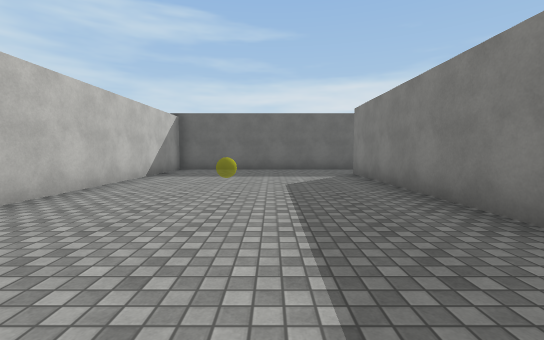
View 1 (above)

23 first-person views from a walk through a Unity game level. The camera is 1.3 m above the floor, tilts 4° down and sees 90° across. The floor is counted in squares, 2 m on a side. Each view is taken from the middle of a square. On the plan, view 1 faces up. The plan holds only what a view shows up to about 9 squares ahead; the rest is blank. The player character is not drawn. Door leaves are left out, so doorways stand open. Surface patterns are stand-ins for the level's own textures.

View 2
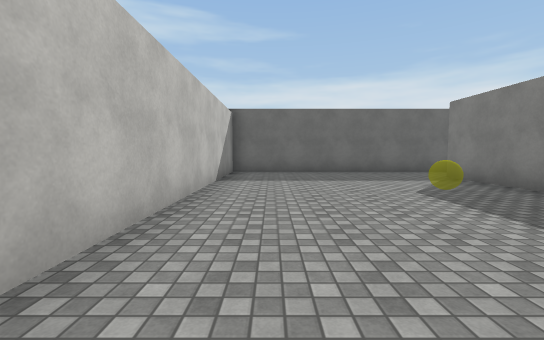

View 3
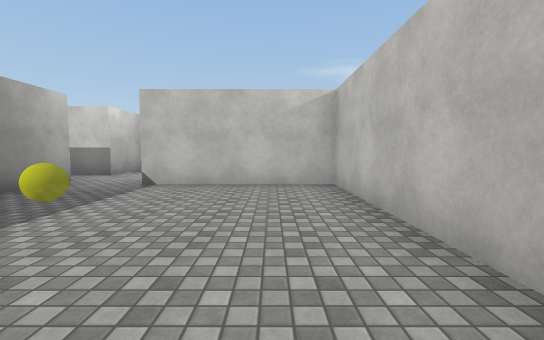

View 4
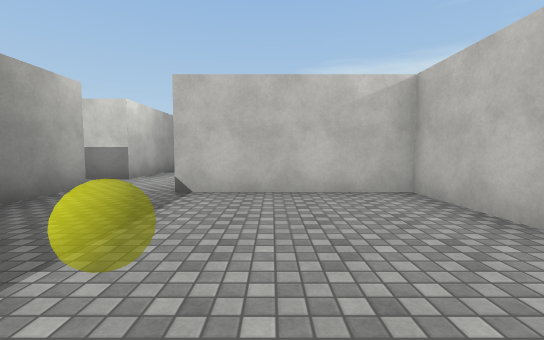

View 5
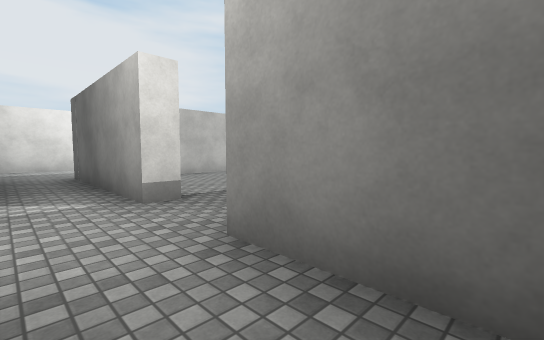

View 6
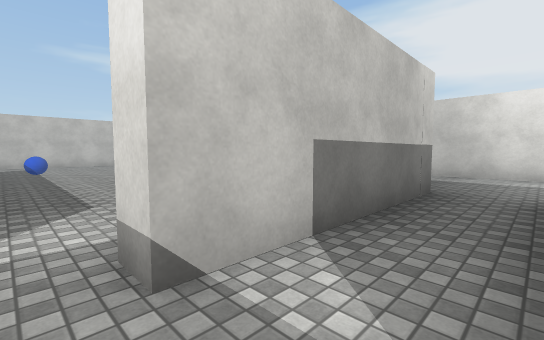

View 7
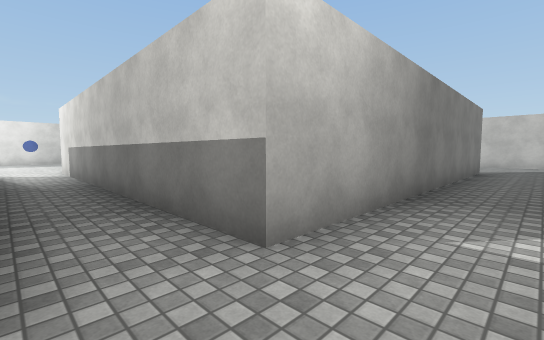

View 8
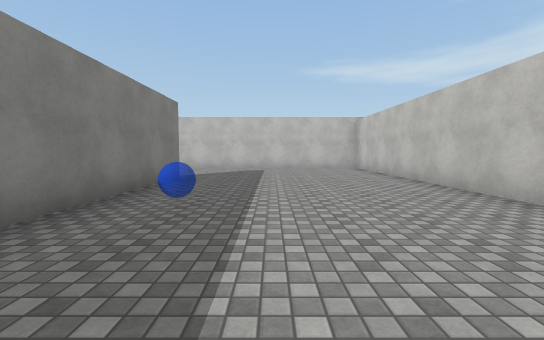

View 9
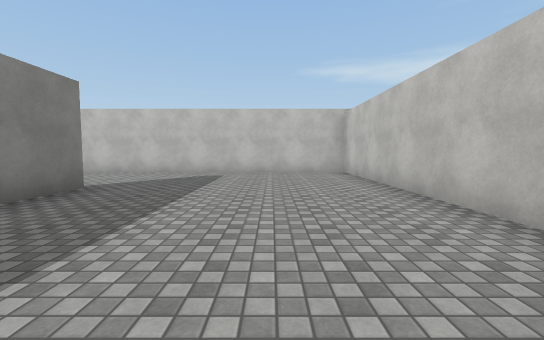

View 10
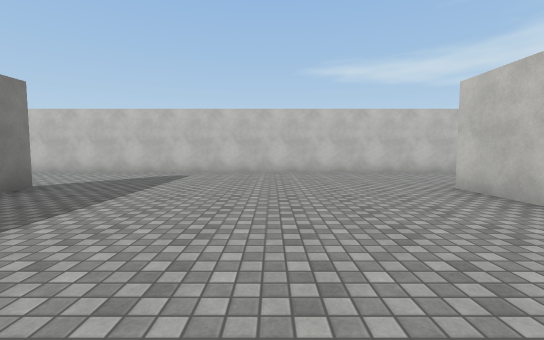

View 11
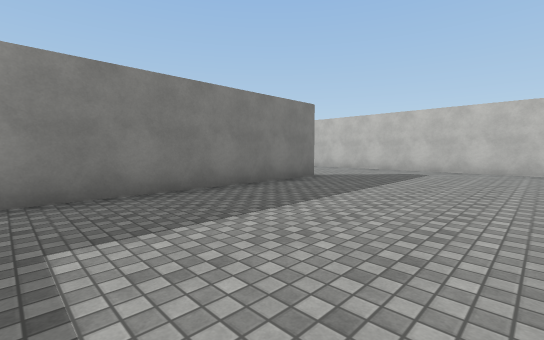

View 12
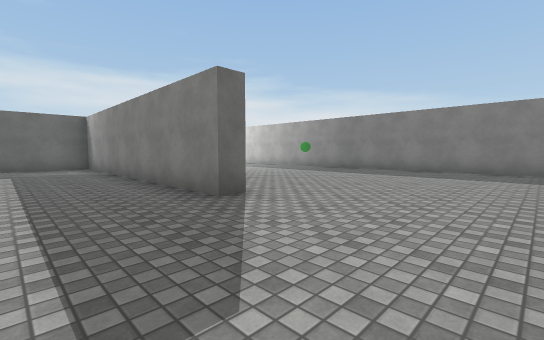

View 13
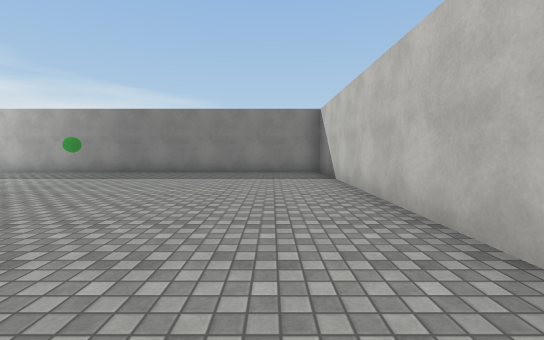

View 14
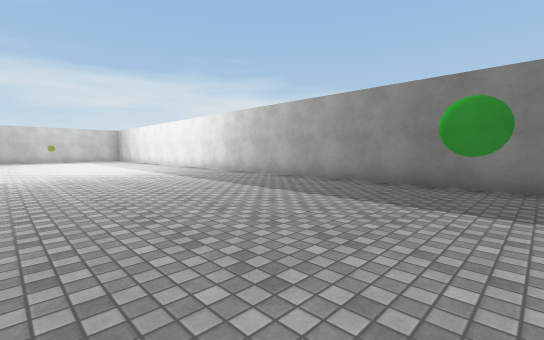

View 15
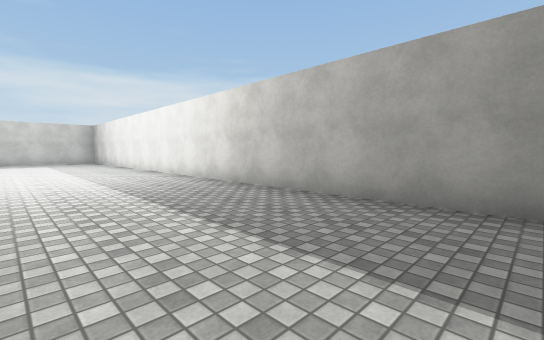

View 16
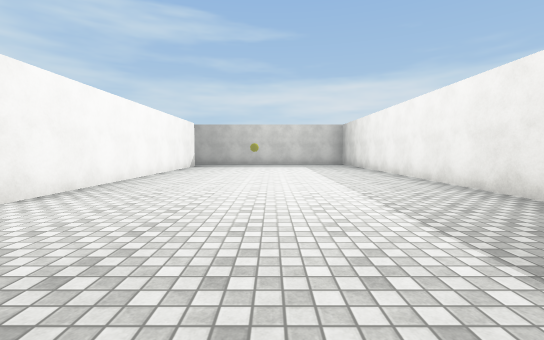

View 17
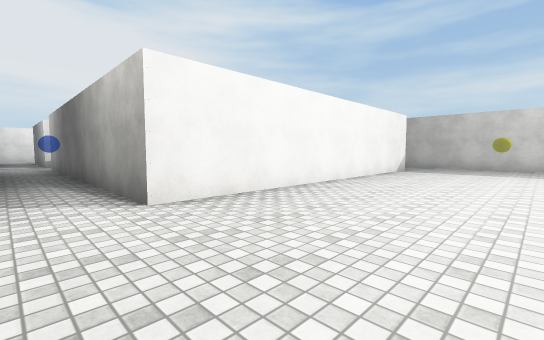

View 18
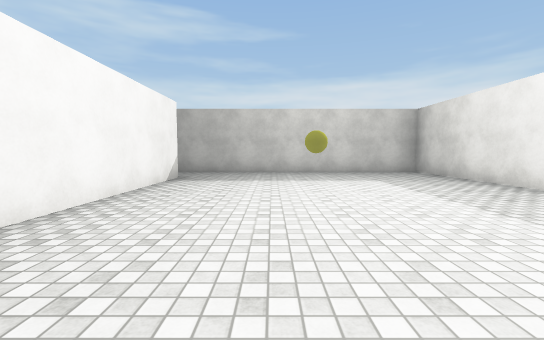

View 19
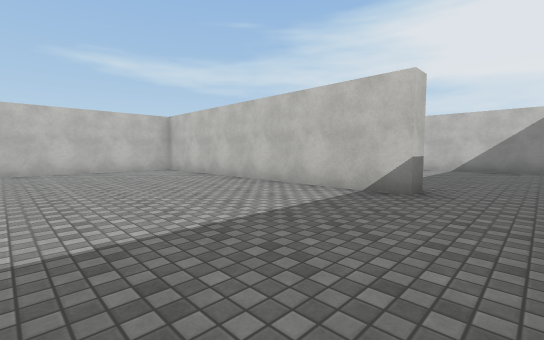

View 20
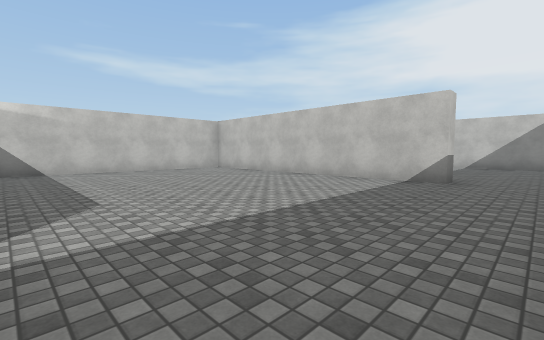

View 21
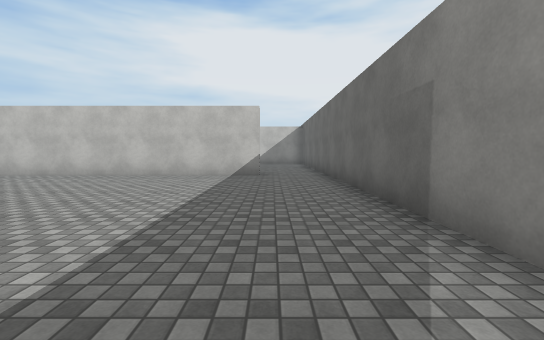

View 22
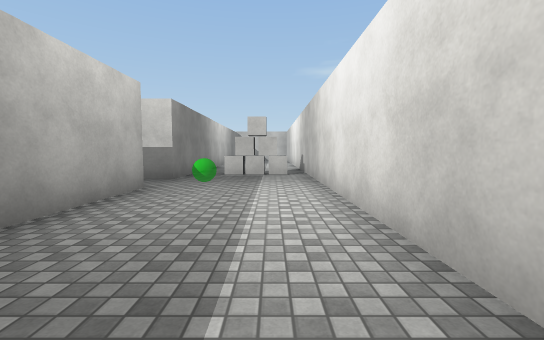

View 23
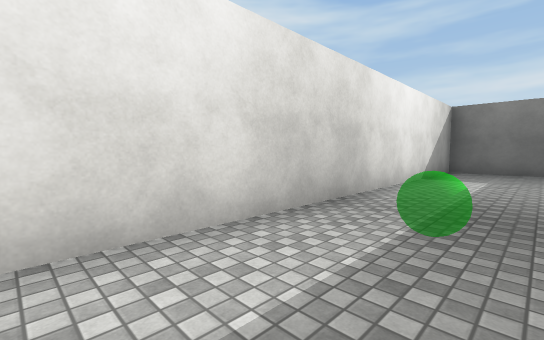

### Floor plan
Ten units are one square. View 1 is at (0, 0); x grows to the right and y downward. Boxes are objects, and circles mark ways between rooms. Rooms are numbered by the first view taken in them; rooms with no view inside come last. Other rooms are left out.
<svg viewBox="-75 -100 255 250">
<path fill="none" stroke="#000" d="M23 -22 23 -77M25 -95 -32 -95 -32 3 5 3 5 8M23 8 23 -8M96 27 80 27M108 107 102 107 102 34M28 91 28 108M23 108 23 22 108 22M-32 71 -32 145 175 145 175 -95 95 -95M107 -78 107 8 23 8M23 -77 28 -77 28 -4M95 -95 25 -95M35 3 90 3M-37 8 -37 -19M-37 51 -37 22M-49 -95 -70 -95 -70 49M5 8 -37 8M-37 22 5 22"/>
<rect x="-65" y="35" width="20" height="10" fill="#bbb"><title>other object</title></rect>
<circle cx="20" cy="-85" r="3" fill="#2a7"/>
<circle cx="-35" cy="15" r="3" fill="#2a7"/>
<circle cx="100" cy="-85" r="3" fill="#2a7"/>
<circle cx="15" cy="25" r="3" fill="#2a7"/>
<text x="-10" y="-50">1</text>
<text x="90" y="50">2</text>
<text x="60" y="-50">3</text>
<text x="-60" y="20">4</text>
<text x="-10" y="20">5</text>
</svg>
Room 1 opens to room 3. Room 1 opens to room 4. Room 2 opens to room 3. Room 2 opens to room 5.

Where each view was taken, in squares from view 1:
view 1: 0 up, 0 right, facing up
view 2: 1 up, 2 left, facing up
view 3: 5 up, 2 left, facing down
view 4: 4 up, 1 left, facing down
view 5: 2 down, 4 right, facing up-left
view 6: 1 down, 1 right, facing down-left
view 7: 1 down, 1 right, facing down-right
view 8: 4 down, 0 right, facing down
view 9: 6 down, 1 left, facing down
view 10: 6 down, 6 right, facing down
view 11: 5 down, 6 right, facing down-right
view 12: 14 down, 8 right, facing up-right
view 13: 13 down, 9 right, facing right
view 14: 10 down, 12 right, facing up-right
view 15: 7 down, 14 right, facing up-right
view 16: 4 down, 14 right, facing up
view 17: 2 down, 14 right, facing up-left
view 18: 1 up, 13 right, facing up
view 19: 9 up, 7 right, facing down-left
view 20: 9 up, 9 right, facing down-left
view 21: 8 up, 10 right, facing left
view 22: 4 up, 6 left, facing down
view 23: 0 up, 5 left, facing up-left
